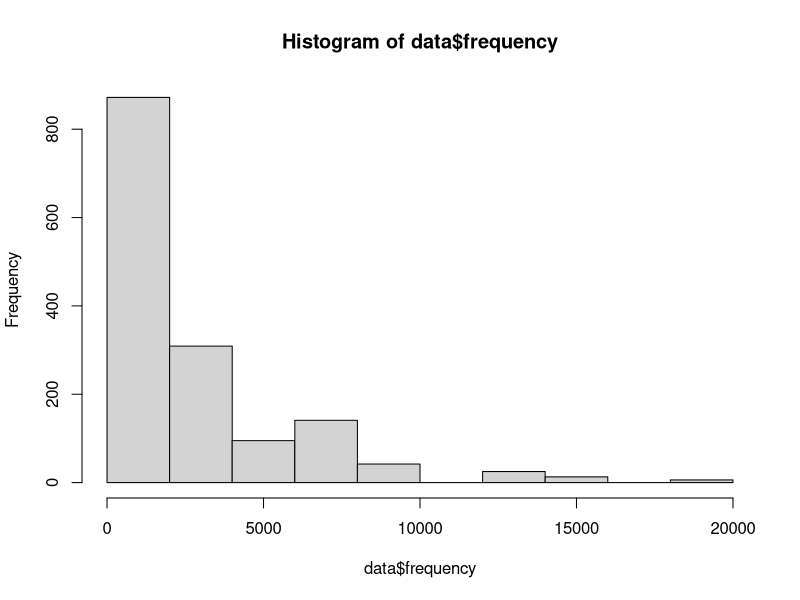
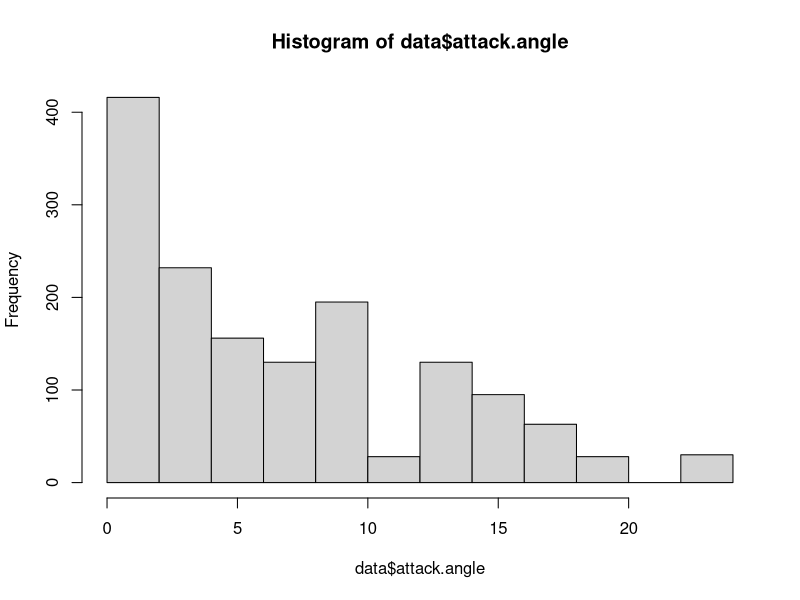
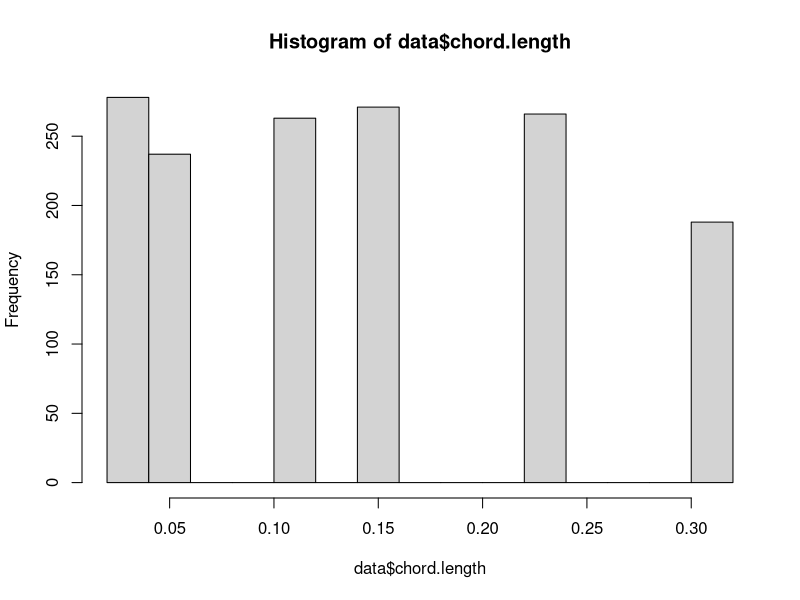
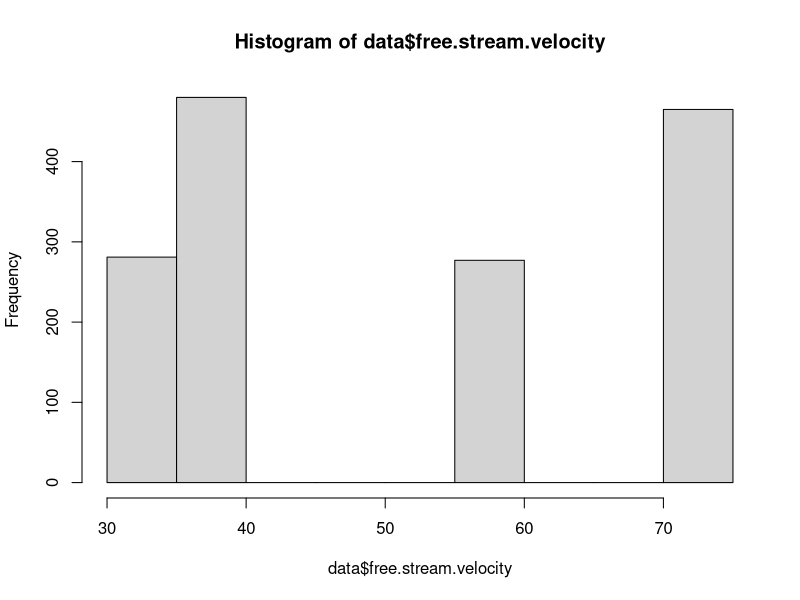
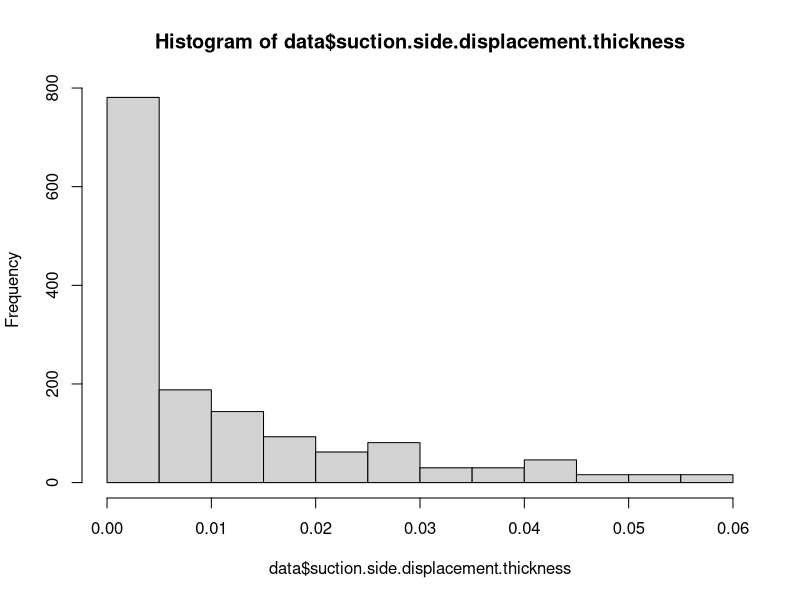
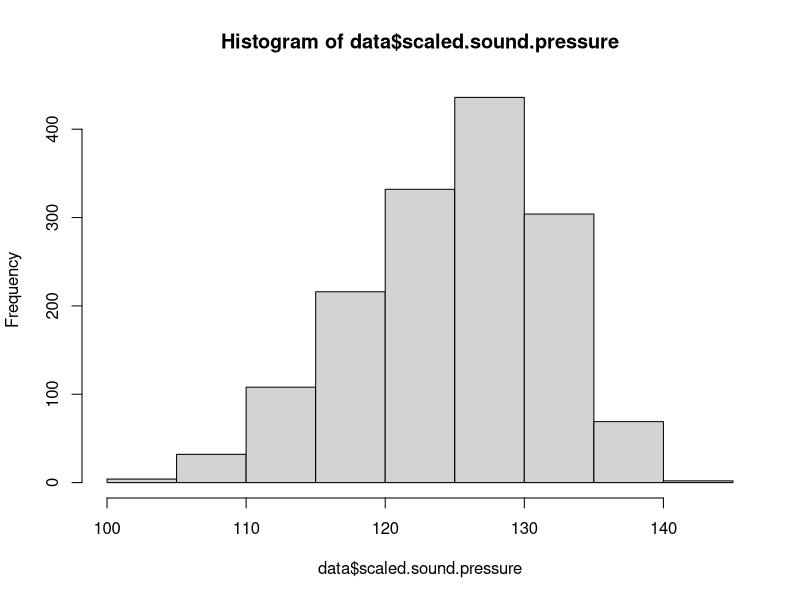
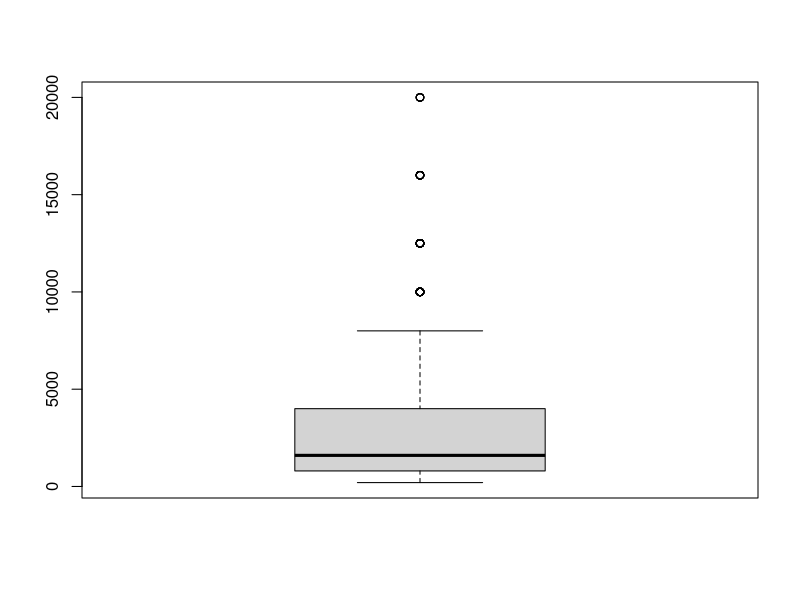
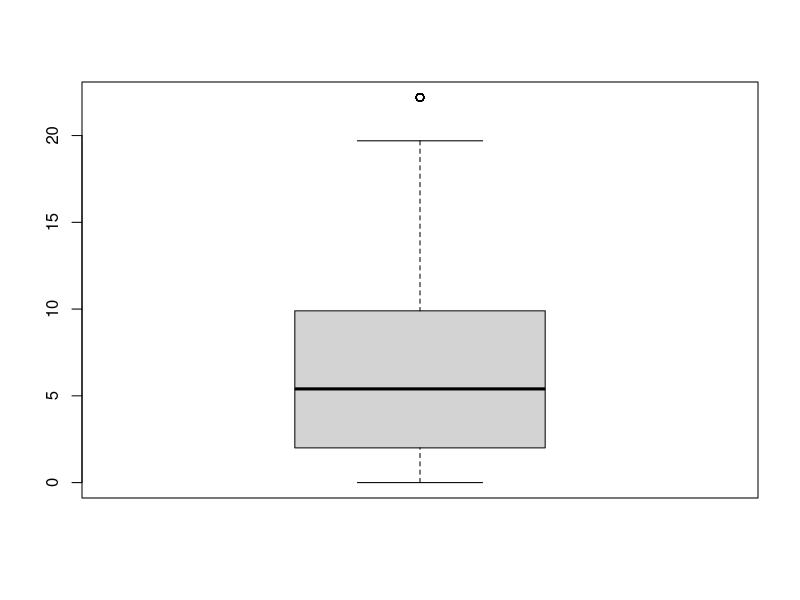

R code for these plots, in order:
#Read data
data <- read.csv("data/airfoil_self_noise.csv")

dim(data)
str(data)
summary(data)

colSums(is.na(data))
sum(duplicated(data))

# 1 EDA

## Histogram
hist(data$frequency)
hist(data$attack.angle)
hist(data$chord.length)
hist(data$free.stream.velocity)
hist(data$suction.side.displacement.thickness)
hist(data$scaled.sound.pressure)

## Boxplot
boxplot(data$frequency)
boxplot(data$attack.angle)
boxplot(data$chord.length)
boxplot(data$free.stream.velocity)
boxplot(data$suction.side.displacement.thickness)
boxplot(data$scaled.sound.pressure)

## corr matrix
cor(data)



## Chạy test thêm vài cái, ko cần ghi dô report
boxplot(data,
        main = "Boxplots of Airfoil Self-Noise Variables",
        las = 2)


plot(data$frequency, data$scaled.sound.pressure,
     xlab = "Frequency",
     ylab = "Scaled Sound Pressure",
     main = "Frequency vs Sound Pressure")

plot(data$attack.angle, data$scaled.sound.pressure,
     xlab = "Attack Angle",
     ylab = "Scaled Sound Pressure",
     main = "Attack Angle vs Sound Pressure")

plot(data$chord.length, data$scaled.sound.pressure,
     xlab = "Chord Length",
     ylab = "Scaled Sound Pressure",
     main = "Chord Length vs Sound Pressure")

plot(data$free.stream.velocity, data$scaled.sound.pressure,
     xlab = "Free-stream Velocity",
     ylab = "Scaled Sound Pressure",
     main = "Velocity vs Sound Pressure")

plot(data$suction.side.displacement.thickness,
     data$scaled.sound.pressure,
     xlab = "Displacement Thickness",
     ylab = "Scaled Sound Pressure",
     main = "Thickness vs Sound Pressure")


install.packages("car")  
library(car)

model_vif <- lm(
  scaled.sound.pressure ~ frequency +
    attack.angle +
    chord.length +
    free.stream.velocity +
    suction.side.displacement.thickness,
  data = data
)

vif(model_vif)

pairs(data,
      main = "Pairwise Relationships in Airfoil Self-Noise Data")


#2 Data Cleaning
boxplot(data,
        main = "Boxplots of Airfoil Self-Noise Variables",
        las = 2)
        
        
        

outlier_count <- sapply(data, function(x) {
  Q1 <- quantile(x, 0.25)
  Q3 <- quantile(x, 0.75)
  IQR_value <- Q3 - Q1
  
  sum(x < Q1 - 1.5 * IQR_value |
      x > Q3 + 1.5 * IQR_value)
})

outlier_count


##Chạy thêm
par(mfrow = c(1, 2))

plot(data$frequency,
     data$scaled.sound.pressure,
     xlab = "Frequency",
     ylab = "Scaled Sound Pressure",
     main = "Original Frequency")

plot(log(data$frequency),
     data$scaled.sound.pressure,
     xlab = "Log(Frequency)",
     ylab = "Scaled Sound Pressure",
     main = "Log-transformed Frequency")

par(mfrow = c(1, 1))

cor(data$frequency, data$scaled.sound.pressure)
cor(log(data$frequency), data$scaled.sound.pressure)


#3
## Bước 3.1 — Xác định dataset
data_clean <- data

dim(data_clean)
names(data_clean)

## Bước 3.2 — Chia Train/Test
set.seed(240204)

n <- nrow(data_clean)

train_id <- sample(
  1:n,
  size = floor(0.8 * n)
)

train <- data_clean[train_id, ]
test <- data_clean[-train_id, ]

nrow(train)
nrow(test)

## Bước 3.3 — Tách predictors và response
predictors <- c(
  "frequency",
  "attack.angle",
  "chord.length",
  "free.stream.velocity",
  "suction.side.displacement.thickness"
)

X_train <- train[, predictors]
y_train <- train$scaled.sound.pressure

X_test <- test[, predictors]
y_test <- test$scaled.sound.pressure

head(X_train)
head(y_train)

## Bước 3.4 — Scale training predictors
train_mean <- sapply(X_train, mean)
train_sd <- sapply(X_train, sd)

X_train_scaled <- scale(
  X_train,
  center = train_mean,
  scale = train_sd
)

colMeans(X_train_scaled)
apply(X_train_scaled, 2, sd)


## Bước 3.5 — Scale test set
X_test_scaled <- scale(
  X_test,
  center = train_mean,
  scale = train_sd
)


## Bước 3.6 — Chạy Lasso
library(glmnet)

set.seed(240404)

lasso_cv <- cv.glmnet(
  X_train_scaled,
  y_train,
  alpha = 1,
  standardize = FALSE,
  intercept = TRUE,
  type.measure = "mse",
  nfolds = 5
)



## Bước 3.7 — Tìm lambda tốt nhất
lasso_cv$lambda.min


## Bước 3.8 — Xem coefficient
coef(lasso_cv, s = "lambda.min")




## Bước 3.9 — Vẽ kết quả Cross-Validation
plot(lasso_cv)

plot(
  lasso_cv$glmnet.fit,
  xvar = "lambda",
  label = TRUE
)



#4: Modelling with regularization

## Step 4.1 — Baseline model: Linear Regression
baseline <- lm(
  y_train ~ X_train_scaled
)

summary(baseline)


baseline <- lm(
  y_train ~ frequency +
    attack.angle +
    chord.length +
    free.stream.velocity +
    suction.side.displacement.thickness,
  data = data.frame(
    y_train = y_train,
    X_train_scaled
  )
)

coef(baseline)




## Step 4.2 — Ridge Regression
set.seed(240404)

ridge_cv <- cv.glmnet(
  X_train_scaled,
  y_train,
  alpha = 0,
  standardize = FALSE,
  intercept = TRUE,
  type.measure = "mse",
  nfolds = 5
)

ridge_cv$lambda.min

coef(ridge_cv, s = "lambda.min")




## Step 4.3 — Xem Ridge coefficients
coef(ridge_cv, s = "lambda.min")

## Step 4.4 — Lasso model
lasso_cv

lasso_coef <- coef(
  lasso_cv,
  s = "lambda.min"
)

lasso_coef

lasso_cv$lambda.min

## Step 4.5 — So sánh coefficients
baseline_coef <- coef(baseline)

ridge_coef <- as.vector(
  coef(ridge_cv, s = "lambda.min")
)

lasso_coef <- as.vector(
  coef(lasso_cv, s = "lambda.min")
)


### Bảng so sánh các hệ số
coef_comparison <- data.frame(
  Variable = names(baseline_coef),
  Baseline = baseline_coef,
  Ridge = ridge_coef,
  Lasso = lasso_coef
)

coef_comparison


## Step 4.6 — Vẽ coefficient comparison
coef_comparison
plot(ridge_cv$glmnet.fit, xvar = "lambda", label = TRUE)
plot(lasso_cv$glmnet.fit, xvar = "lambda", label = TRUE)

# Step 5: Evaluation

# 1. Create test data frame for baseline
test_scaled_df <- data.frame(
  y_test = y_test,
  X_test_scaled
)

# 2. Predictions
pred_baseline <- predict(
  baseline,
  newdata = test_scaled_df
)

pred_ridge <- predict(
  ridge_cv,
  newx = X_test_scaled,
  s = "lambda.min"
)

pred_lasso <- predict(
  lasso_cv,
  newx = X_test_scaled,
  s = "lambda.min"
)

# 3. Metrics
rmse <- function(actual, predicted) {
  sqrt(mean((actual - predicted)^2))
}

mae <- function(actual, predicted) {
  mean(abs(actual - predicted))
}

r2 <- function(actual, predicted) {
  1 - sum((actual - predicted)^2) /
      sum((actual - mean(actual))^2)
}

# 4. Evaluation results
evaluation <- data.frame(
  Model = c("Baseline OLS", "Ridge", "Lasso"),
  RMSE = c(
    rmse(y_test, pred_baseline),
    rmse(y_test, pred_ridge),
    rmse(y_test, pred_lasso)
  ),
  MAE = c(
    mae(y_test, pred_baseline),
    mae(y_test, pred_ridge),
    mae(y_test, pred_lasso)
  ),
  R2 = c(
    r2(y_test, pred_baseline),
    r2(y_test, pred_ridge),
    r2(y_test, pred_lasso)
  )
)

evaluation
